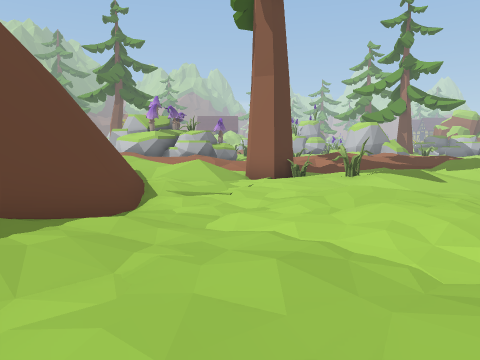
[1] (above)

24 first-person views from a walk through a scene from a Unity 3-D project. The camera is 1.3 m above the floor, tilts 6° down and sees 70° across. The floor is counted in squares, 2 m on a side. Each view is taken from the middle of a square. On the plan, view 1 faces up. The plan holds only what a view shows up to about 10 squares ahead; the rest is blank. The place goes on beyond the plan. The player is left out.

[2]
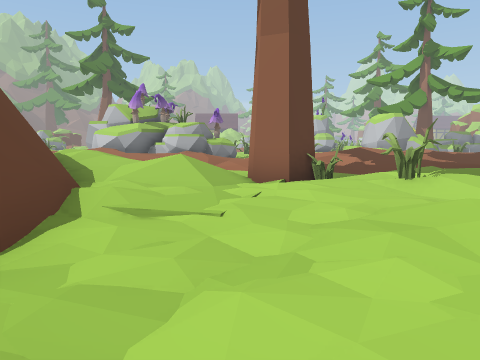

[3]
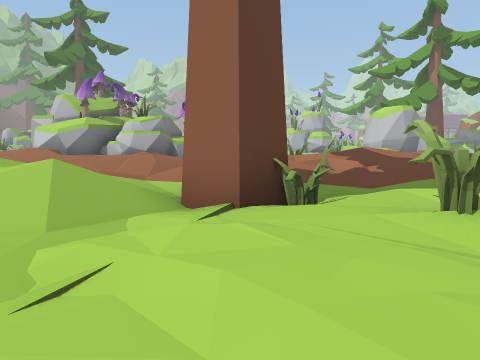

[4]
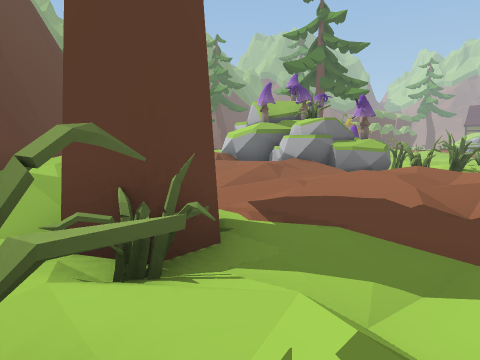

[5]
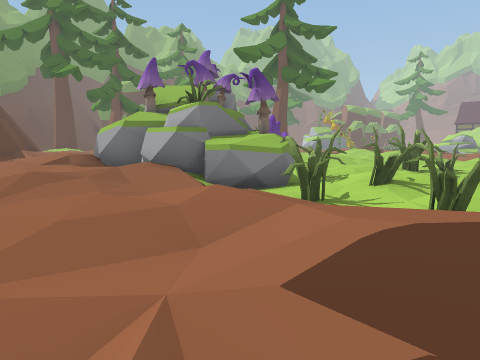

[6]
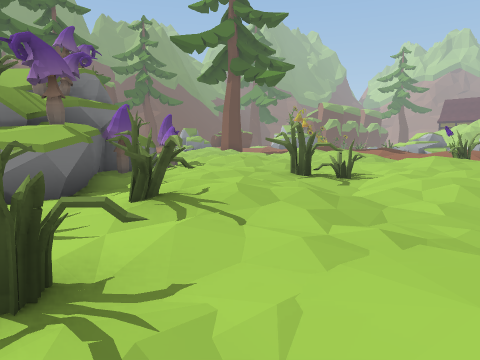

[7]
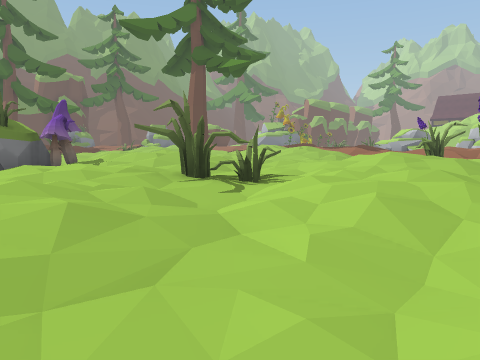

[8]
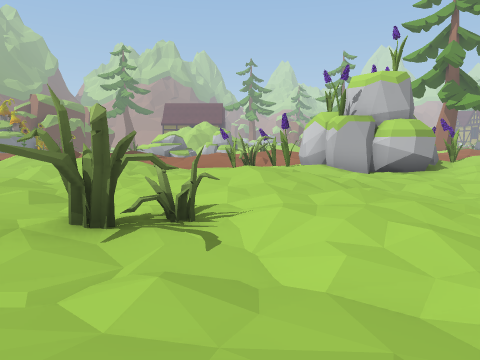

[9]
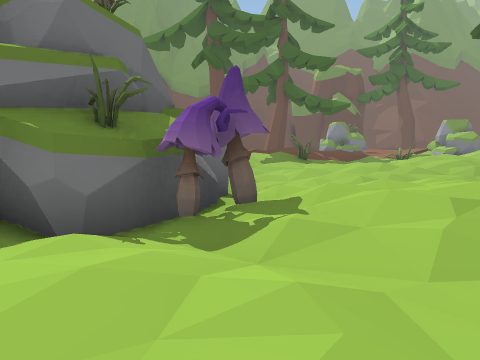

[10]
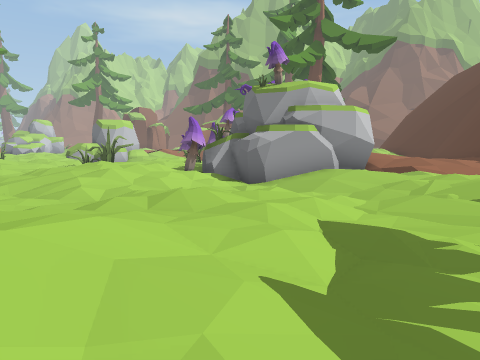

[11]
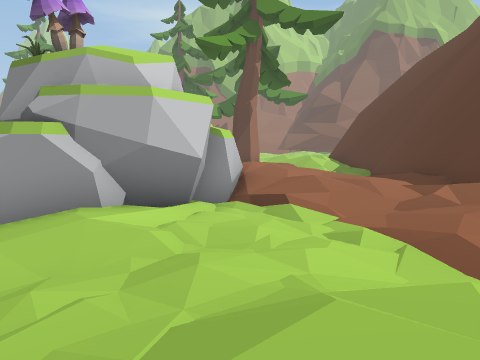

[12]
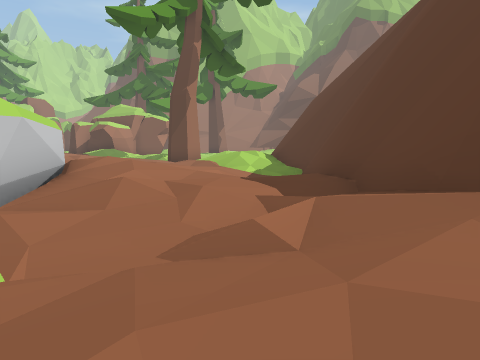

[13]
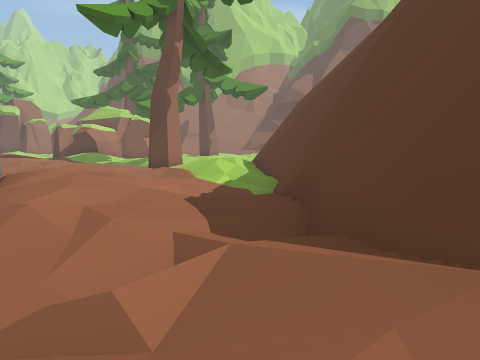

[14]
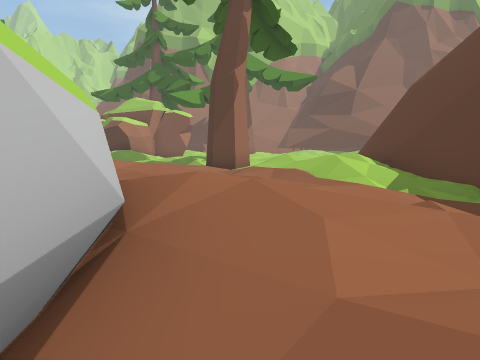

[15]
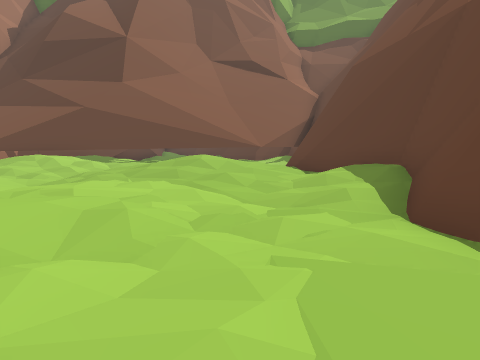

[16]
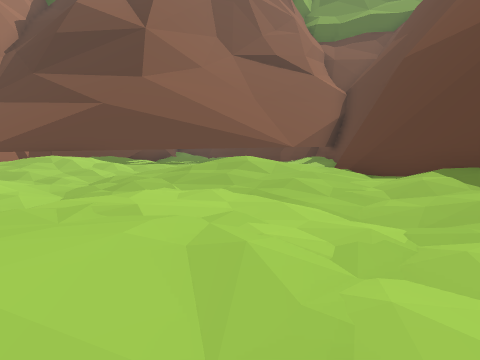

[17]
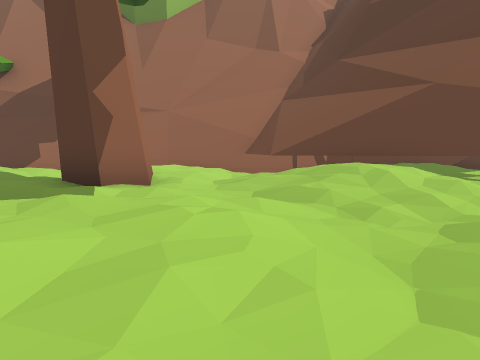

[18]
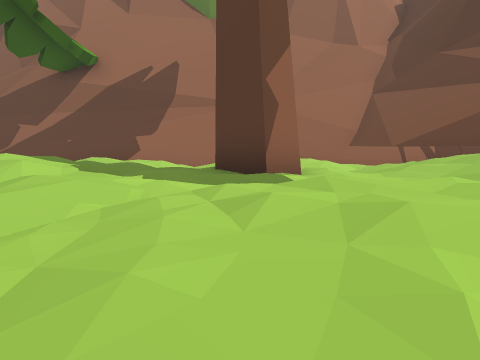

[19]
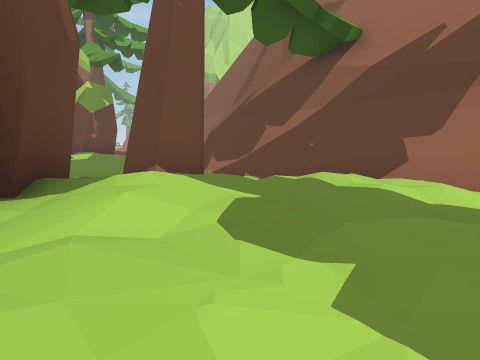

[20]
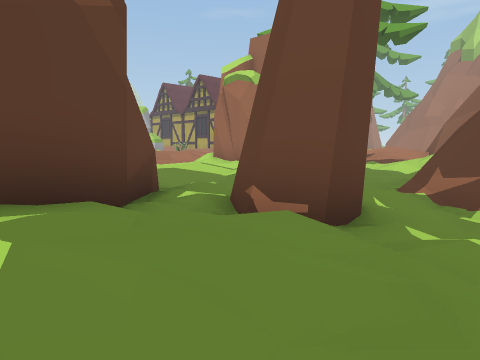

[21]
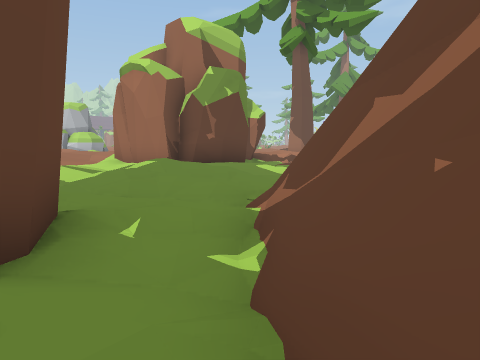

[22]
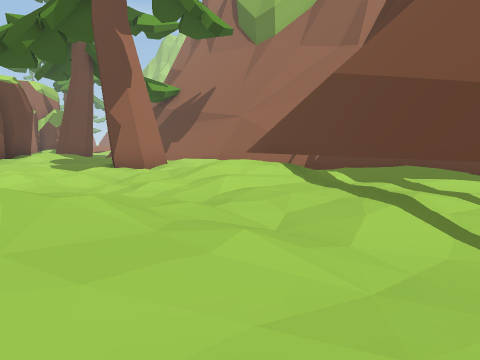

[23]
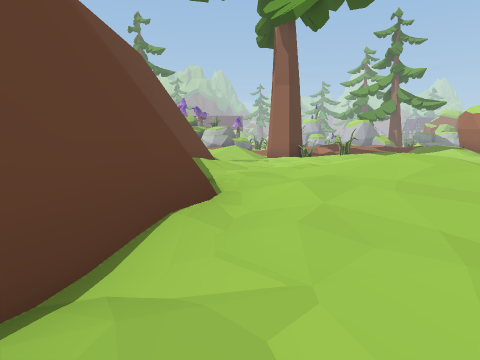

[24]
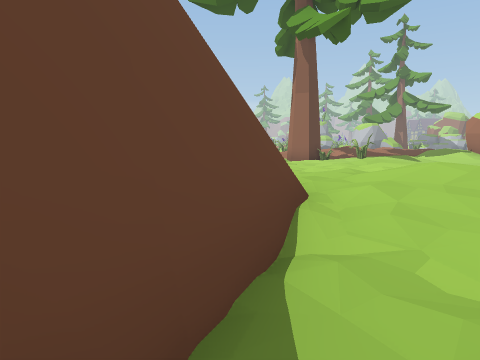

### Floor plan
Key: @ floor where view 1 was taken; # wall or solid block; . main floor; : floor 0.25 m higher than the main floor; - floor 0.25 m lower than the main floor; + floor 0.5 m higher than the main floor; _ floor 0.5 m lower than the main floor; * floor 0.75 m higher than the main floor; % floor 1 m higher than the main floor; / step, stairs or slope; = window, fence, low wall or low ledge; ^ raised ledge; M mushroom; O other object.
Columns run from 12 left of view 1 to 19 right of it. Each row starts with its distance up from view 1.
 31         :::/..OO:###.
 30 :/*+:   -/.... :...-.
 29 .:/+/--/---../ +..../
 28 ..:::._/.....:++:-..
 27 ...::...:+....::..
 26  ..:.--:++:/--..:-
 25  .---_-.///.-OO...
 24 */.---//MM.:.O--/-
 23 */:.:#####.::./___
 22 /::.:#   #M.::.-__
 21 :....#   ##OO::.--
 20 ::.--#    ###.O--.
 19 +:.::#######-O-O-.
 18 */:+++##.##/-O_O-.
 17 ##:+:*%/+++:.///
 16 ###+:++++++::+***/
 15   ##..+:::++:+++**
 14    ##./:.://:++//+
 13     ##.:/+/.::...::
 12      ##/%+:..----./           /#
 11       ##**+//#__-            /.#
 10        ##:+//#O./ .:       /::-#
  9         # ::-..O::.-       /.:/
  8          #:....-.--      ##-.++:
  7          ##....---      ##..-../
  6           #...::.-__-  ##....-/-
  5           #--:::...--./++:##.-##
  4          ##...:.....-.:::.._/##
  3          #/...:...::.....:./##
  2          #/.:...-::......./##
  1          ##::+:.--...##.-=##
  0           #:@*+:-...-.::###
 -1           #::+:..:::..:###
 -2           #..:../+*+^.###
 -3          ##---..########
 -4          #/-  ###
 -5           .

Where each view was taken, in squares from view 1:
view 1: 0 up, 0 right, facing up
view 2: 3 up, 0 right, facing up
view 3: 6 up, 1 right, facing up
view 4: 9 up, 4 right, facing up-left
view 5: 14 up, 4 right, facing up-left
view 6: 18 up, 5 right, facing up-left
view 7: 21 up, 5 right, facing up-left
view 8: 21 up, 2 right, facing up
view 9: 24 up, 0 right, facing left
view 10: 30 up, 12 left, facing down-right
view 11: 24 up, 12 left, facing down-right
view 12: 20 up, 12 left, facing down-right
view 13: 19 up, 12 left, facing down-right
view 14: 19 up, 8 left, facing down-right
view 15: 8 up, 0 right, facing down
view 16: 7 up, 1 right, facing down
view 17: 4 up, 3 right, facing down-right
view 18: 6 up, 5 right, facing down-right
view 19: 4 up, 8 right, facing right
view 20: 3 up, 11 right, facing up-right
view 21: 2 up, 14 right, facing up-right
view 22: 2 down, 1 left, facing right
view 23: 4 down, 1 left, facing up
view 24: 5 down, 2 left, facing up
